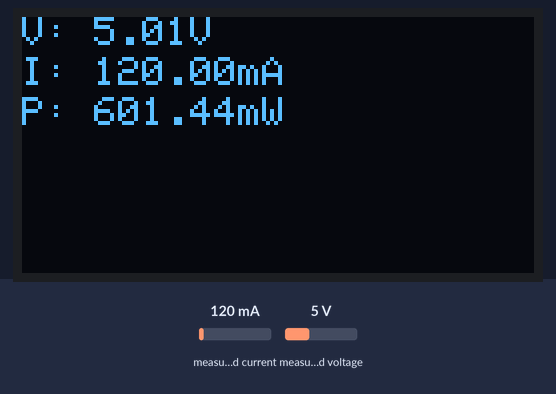
Bench run of a sketch on a simulated Arduino Uno, built with avr-gcc and run on an emulated ATmega328P. Shown: 128×64 one-colour display. The test bench sets the inputs (shaded band); at power-on: measured current 120 mA, measured voltage 5 V. What the sketch prints to the serial monitor is not drawn.

Above: at 2.3 s.
2.4 s: measured current set to 500 mA
At 3.0 s:
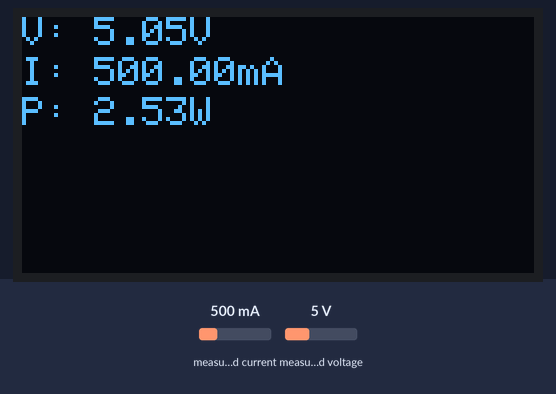
4.0 s: measured current set to 964 mA
At 5.2 s:
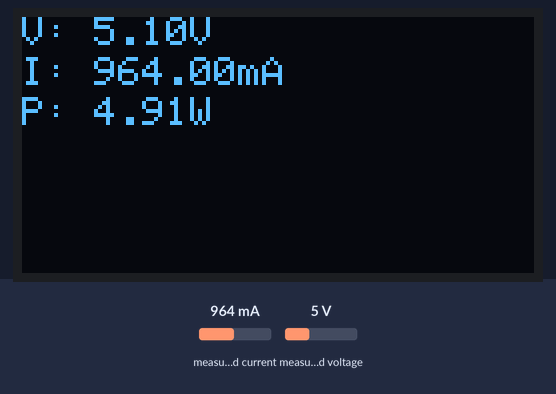
5.8 s: measured current set to 1028 mA
At 6.6 s:
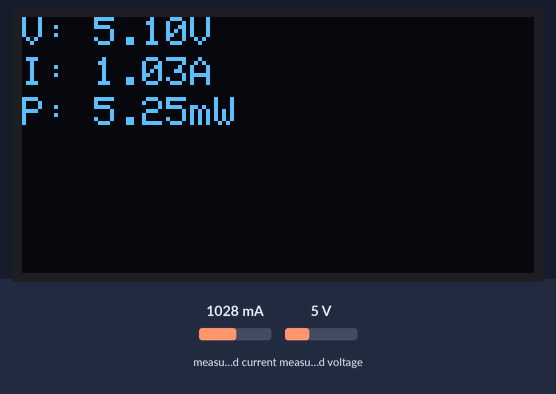
7.6 s: measured voltage set to 0.3 V
At 9.1 s:
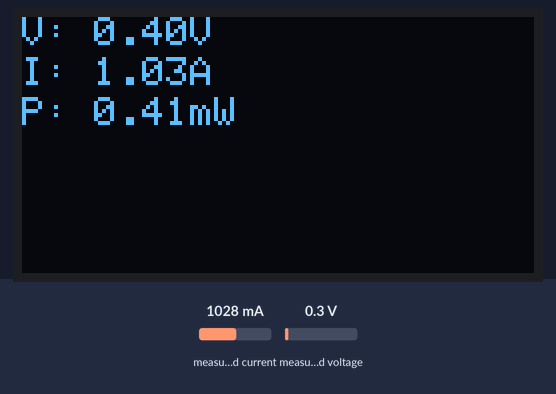
9.4 s: measured voltage set to 3.8 V
At 10.7 s:
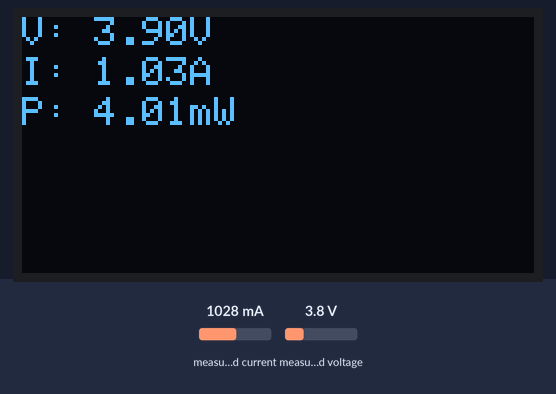
Timing chart, 0 to 12.2 s (numbered marks = the images above; inputs shaded):
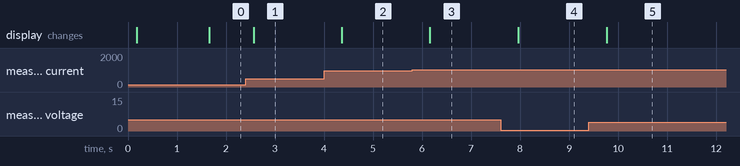

Measured:
- the behaviour switches between 999 and 1000 mA on measured current (found by bisection; images 2 and 3)
- after the input at 2.4 s, the display: changes after 0.17 s (image 1)
- after the input at 4.0 s, the display: changes after 0.36 s (image 2)
- after the input at 5.8 s, the display: changes after 0.36 s (image 3)
- after the input at 7.6 s, the display: changes after 0.36 s (image 4)
- after the input at 9.4 s, the display: changes after 0.37 s (image 5)

The sketch:

DC_Power_Meter_mk1.ino
```cpp
#include "declarations.h"


void update_data()
{
  if(counter==8)
  {
    update_disp=true;
    counter=0;
  }
  else
  {
    counter++;
  }
  send_data_serial(V,I,P);
}
void setup() {
  //initialize everything
  //first,display
  Serial.begin(9600);
  init_display();

  //second,the INA219 module
  pm_handler.begin();
  //just to avoid initial zeroes
  V=get_voltage();
  I=get_current();
  P=get_power();
  Timer1.initialize(UPDATE_INTERVAL_US);
  delay(1000);
  Timer1.attachInterrupt(update_data);
  /*
  at this moment,INA219 will run with 32V,2A calibration
  This is because,it should initialize and keep running
  at highest possible sale to keep things safe
  */
}


void loop() {
  //get,voltage,current and power and dump them all in the display

  V=get_voltage();
  I=get_current();
  P=get_power();

  if(update_disp==true)
  {
    update_disp=false;
    oled_handler.clearDisplay();
    oled_handler.setCursor(0,0);
    oled_handler.print("V: ");
    oled_handler.print(V);
    oled_handler.println("V");

    oled_handler.setCursor(0,10);
    oled_handler.print("I: ");
    oled_handler.print(I);
    oled_handler.println(i_unit);

    oled_handler.setCursor(0,20);
    oled_handler.print("P: ");
    oled_handler.print(P);
    oled_handler.println(p_unit);

    oled_handler.display();
  }
}
```

aux_func.ino
```cpp
void init_display()
{
  oled_handler.begin(SSD1306_SWITCHCAPVCC);
  delay(100);
  oled_handler.clearDisplay();
  oled_handler.setCursor(0,0);
  oled_handler.setTextSize(1);
  oled_handler.setTextColor(WHITE);
  oled_handler.println("initializing...");
  oled_handler.display();
}

/*since at no    load,the output of INA219 tends to be erroneous
 * we will write a function to check the shunt voltage,if its negative
 * simply output 0
*/

float get_voltage()
{
   float bus_V=0.0; //bus voltage
   float shunt_V=0.0; //voltage drop across the shunt,
   float total_V=0.0; //bus+shunt
   float i_mA=pm_handler.getCurrent_mA();
   shunt_V=pm_handler.getShuntVoltage_mV();
   bus_V=pm_handler.getBusVoltage_V();
   total_V=bus_V+(shunt_V/1000.0);
   if(i_mA<1.0)
   {
    if(total_V<=1.03) return 0.00;
   }
   return total_V;
}

/*
 * same goes about current
 */
float get_current()
{
  float i_mA=0.0;
  i_mA=pm_handler.getCurrent_mA();
  if(i_mA<0) return 0.0;
  if(i_mA>=1000.0)
  {
    i_mA=i_mA/1000.0;
    i_unit="A";
    return i_mA;
  }
  i_unit="mA";
  return i_mA;
}

float get_power()
{
  float V=0.0;
  float I=0.0;
  float P=0.0;
  V=get_voltage();
  I=get_current();
  P=V*I;
  if(P>=1000)
  {
    p_unit="W";
    return P/1000.0;
  }
  p_unit="mW";
  return P;
}

void send_data_serial(float V,float I,float P)
{
  Serial.print(V);
  Serial.print(",");
  Serial.print(I);
  Serial.print(",");
  Serial.print(i_unit);
  Serial.print(",");
  Serial.print(P);
  Serial.print(",");
  Serial.println(p_unit);

}
```

declarations.h
```cpp
#include <SPI.h>
#include <Wire.h>
#include <Adafruit_GFX.h>
#include <Adafruit_SSD1306.h>
#include <Adafruit_INA219.h>
#include <TimerOne.h>

#define UPDATE_INTERVAL_US 50000

// If using software SPI (the default case):
#define OLED_DC     6
#define OLED_CS     7
#define OLED_RESET  8
Adafruit_SSD1306 oled_handler(OLED_DC, OLED_RESET, OLED_CS);

Adafruit_INA219 pm_handler;

//Voltage,Current and Power unit variables
String i_unit;
String p_unit;

//misc global vars
volatile bool update_disp=false;
volatile uint8_t counter=0;
volatile float V,I,P;
```
